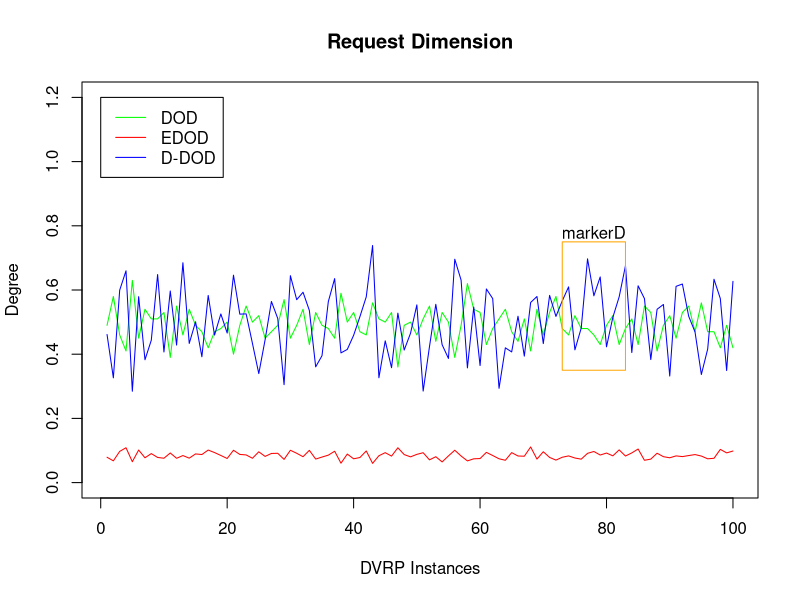

The R source for this figure:
X <- c(1:100)
dodY <- c(0.49,0.58,0.46,0.41,0.63,0.45,0.54,0.51,0.51,0.53,0.39,0.55,0.46,0.54,0.49,0.47,0.42,0.47,0.48,0.5,0.4,0.49,0.55,0.5,0.52,0.45,0.47,0.49,0.57,0.45,0.49,0.54,0.43,0.53,0.49,0.48,0.45,0.59,0.5,0.53,0.47,0.46,0.56,0.51,0.5,0.53,0.36,0.49,0.5,0.46,0.51,0.55,0.44,0.53,0.5,0.39,0.49,0.62,0.54,0.53,0.43,0.48,0.51,0.54,0.47,0.44,0.51,0.41,0.54,0.46,0.53,0.58,0.48,0.46,0.52,0.48,0.48,0.46,0.43,0.49,0.52,0.43,0.48,0.51,0.43,0.55,0.53,0.41,0.49,0.52,0.45,0.53,0.55,0.47,0.56,0.47,0.47,0.42,0.49,0.42)
edodY <- c(0.07892,0.06778,0.09719000000000001,0.10859999999999997,0.06503,0.10148,0.07729,0.09036000000000001,0.07833,0.07592,0.09228,0.07573000000000002,0.08421999999999999,0.07617,0.08933999999999997,0.08742000000000003,0.10134999999999998,0.09356000000000002,0.08455,0.07512000000000002,0.10074999999999998,0.08778000000000002,0.08617999999999998,0.07583,0.09593,0.08159000000000001,0.09074,0.09131999999999998,0.07226999999999999,0.10065999999999999,0.09133999999999999,0.08066,0.10051000000000002,0.07328000000000003,0.07956999999999999,0.08552000000000001,0.09770000000000001,0.06045999999999998,0.08893000000000001,0.07412,0.07813999999999999,0.09863,0.05992,0.08366,0.09327000000000002,0.08253,0.10855000000000004,0.08725999999999998,0.08020000000000001,0.08795,0.09311999999999998,0.07082000000000002,0.08067,0.06435999999999999,0.08315,0.10082000000000002,0.08285000000000001,0.06756000000000001,0.07411,0.07486000000000001,0.09418999999999998,0.08437,0.07421,0.06952999999999998,0.09336000000000003,0.08289999999999996,0.08213999999999999,0.11098999999999998,0.07321000000000003,0.09613,0.07838999999999999,0.07003999999999999,0.07896,0.08314000000000002,0.07659000000000002,0.07298999999999999,0.09120000000000004,0.09689999999999996,0.08593,0.09201999999999998,0.08335,0.10193000000000002,0.08272,0.09255000000000001,0.10459,0.06952,0.07314000000000002,0.0915,0.08072999999999998,0.07728,0.08318999999999997,0.08098000000000001,0.08424,0.08726999999999999,0.08268000000000005,0.07413,0.07572000000000001,0.10344000000000003,0.09258,0.09837999999999997)
dedodY <- c(0.46137124247540445,0.32625694843140135,0.599484729875288,0.6598199023540058,0.28452663393154753,0.5792321752912458,0.382688545612761,0.4435466778327466,0.6481423428789375,0.4069044717564929,0.5969401018436867,0.4284245437172847,0.6849456451204212,0.43351859769132106,0.500798238517955,0.39199129488574536,0.5830117724002616,0.4594966437868388,0.5254328924394128,0.46593709651135096,0.6461654726126635,0.5247693241447131,0.525649546249988,0.4335422953156142,0.33961860440236435,0.44475912391674516,0.5642529151476359,0.5113507512047624,0.3050622954712417,0.6445819660436581,0.5697879228706715,0.5930874901681026,0.5362775803216384,0.3605370935466928,0.3953185824643498,0.5639388035782342,0.6354930436089723,0.40402041866170707,0.41491978294207854,0.45882175378578255,0.5171443427457599,0.5788012930501245,0.7386179197869572,0.3266069086642957,0.4416123778501629,0.3579180593424934,0.5279240934126148,0.41293363081580875,0.46523508442354916,0.5536484694970001,0.2851298922995748,0.42383041132385196,0.5553657833755568,0.4295364248998745,0.38676985895309235,0.6958658493775821,0.6307718959460114,0.35732784778749965,0.5469038201145074,0.36457756924275814,0.6032629456140164,0.573208826582604,0.29372082968415686,0.4198524726007456,0.4071156160482736,0.5183365085405146,0.3939542044427067,0.5611282704512406,0.5797405224427161,0.4330491354220168,0.5831956349616165,0.5177111502627025,0.5660784584570757,0.6097719756444334,0.41349992045913436,0.48152343960727195,0.6970671196871594,0.5818716761807917,0.6407492104976588,0.422903856780724,0.5147888377950155,0.5786510806854387,0.6755776917312016,0.405145290925328,0.6130728741367727,0.5731935410641847,0.3833315302645102,0.5400057233512732,0.5548739188966962,0.3319279518506632,0.6113995290672505,0.6186350225026174,0.5180400818451862,0.46920704986911793,0.3367357345369461,0.41589916454434506,0.6335341674884944,0.5733279159723386,0.3491333905420613,0.6269689231649276)
wedodY <- c(0.4542610374265697,0.4326901917799119,0.6008242414176121,0.6625916949114353,0.3898797556198358,0.6143238017173912,0.5191505141699827,0.46404833836858006,0.46519090544722186,0.4021733733022155,0.6608591865886266,0.3833428133686847,0.6683048394461686,0.33375097017407696,0.5273982416457031,0.4192621799405171,0.4034535571217787,0.5465035255794481,0.5615621210861694,0.5503005907163534,0.6642140832788315,0.6067216389377208,0.44859320433130534,0.43537238832853026,0.36205872611610457,0.5697345367441887,0.5098388699718145,0.5362578792533056,0.3811974789915966,0.6098395383021985,0.5476647595234906,0.434975127371926,0.6454576333992095,0.3482700566780383,0.5754055451050181,0.4035025625053091,0.5489557672420317,0.2903839316940917,0.5546396027640643,0.5977472170871923,0.4967312116855763,0.5264105514361204,0.4216681102562796,0.3603472939021112,0.5959996533495103,0.46790112446396587,0.6481933672785123,0.4989525368248772,0.5858535629793711,0.43601300428550316,0.4527983806023232,0.49360423637697326,0.6808834167860537,0.5407063543902212,0.494981680914844,0.527081747779256,0.5333708051589223,0.245509057921272,0.3765556793104164,0.29959078747180107,0.6741486823554929,0.4950986075150391,0.6765395617327962,0.4995777001181216,0.5417923171864463,0.5628166859643718,0.45250186880956833,0.5828000503172933,0.5283115592929991,0.4706804290580533,0.4451584695252761,0.41631981718992284,0.7197373481411223,0.5572261743345902,0.5598299337761721,0.5272659091761353,0.4852991471551027,0.5530719509010186,0.5081467756426797,0.4982763832975561,0.31749908665574583,0.40243823273567636,0.5147809189698513,0.3665867002640617,0.6866352302334288,0.48771656700751276,0.5472503447759758,0.666523265028869,0.4628355158307346,0.419105931264443,0.5758995601228336,0.4071613038319257,0.4857642484847456,0.5605616524077001,0.39427270773617284,0.5919454642007804,0.6560434687928804,0.515085394105921,0.4654326053211789,0.42448576222104756)
plot(X, dodY, type="l", main="Request Dimension", ylim=c(0,1.2), col="green", xlab="DVRP Instances", ylab="Degree")
lines(X, edodY, col="red")
lines(X, dedodY, col="blue")
#lines(X, wedodY, col="black")
#legend(0,1.2,c("DOD", "EDOD", "D-DOD", "W-DOD"), col=c("green", "red", "blue", "black"), lty=1)
legend(0,1.2,c("DOD", "EDOD", "D-DOD"), col=c("green", "red", "blue"), lty=1)

x <- c(73,83,83,73)
y <- c(0.75,0.75,0.35,0.35)
polygon(x,y, density = 0, border = "orange", angle = 30)
text(78,0.78,label="markerD")   